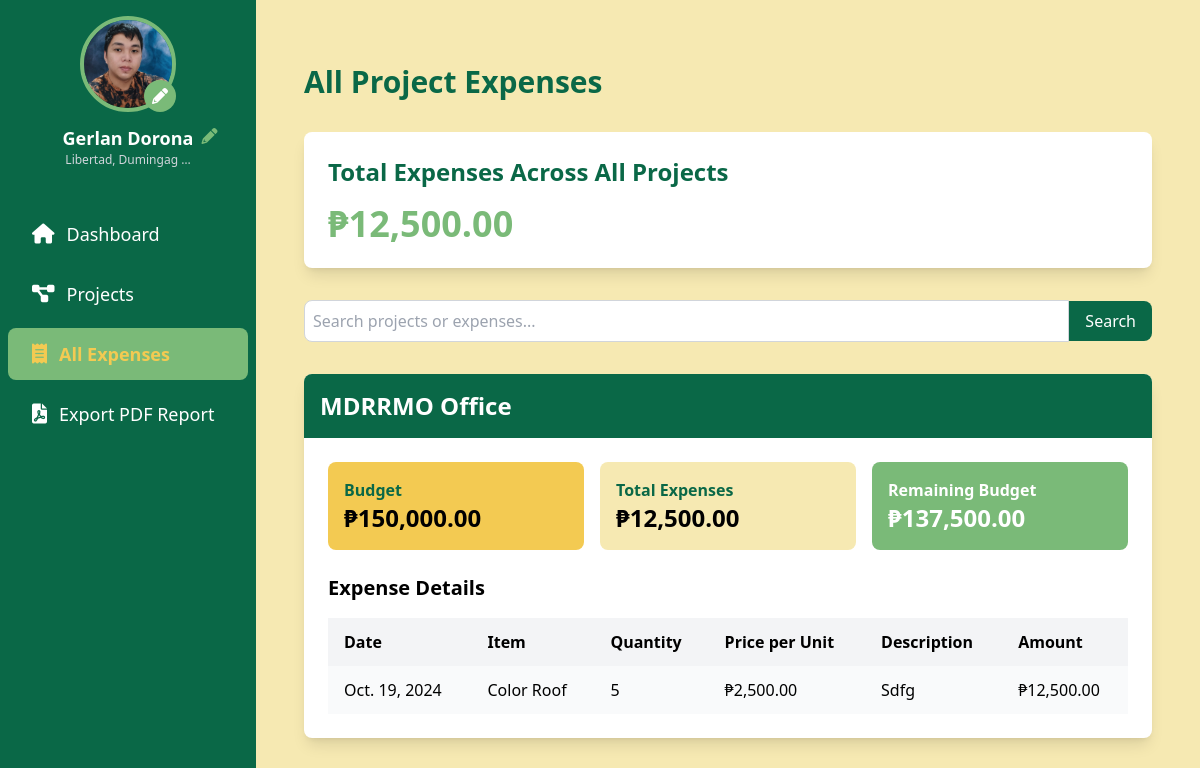
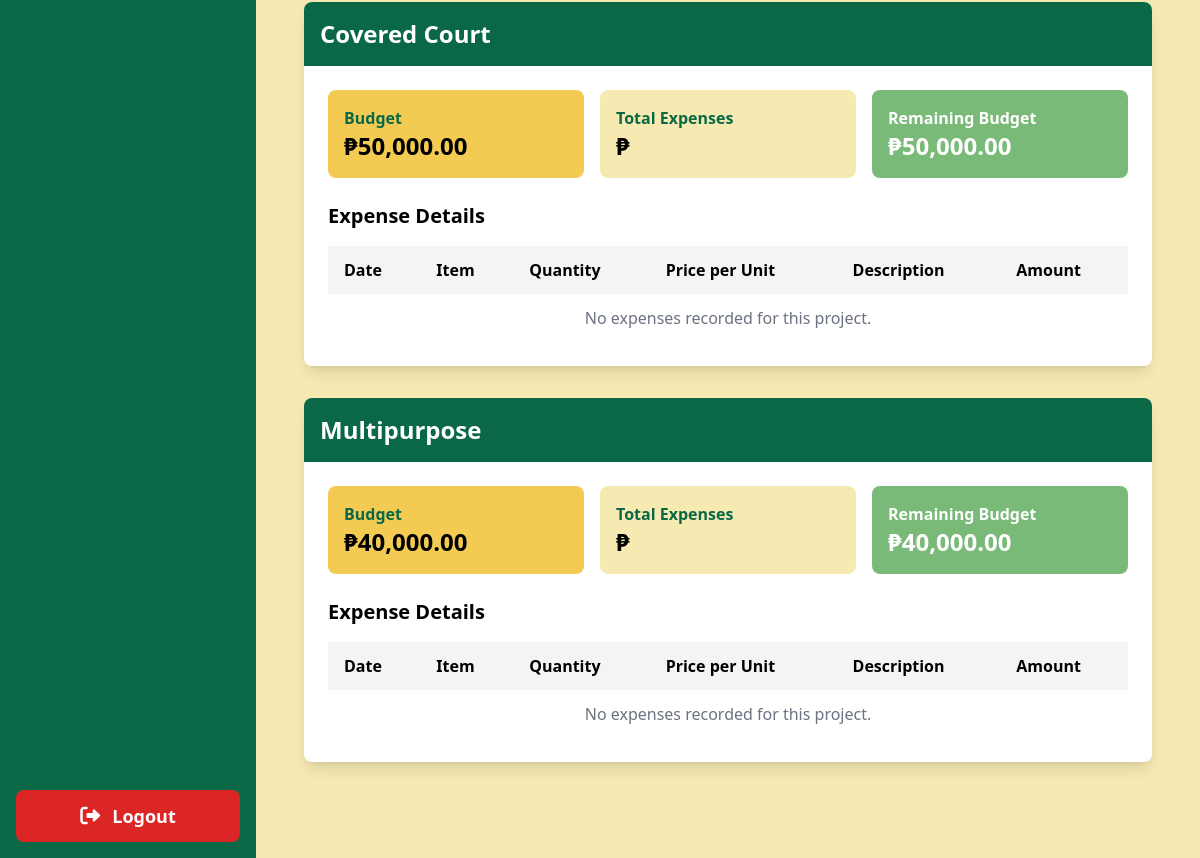
The page /expenses/ (signed in) on the database as committed earlier (2 pictures, top to bottom).
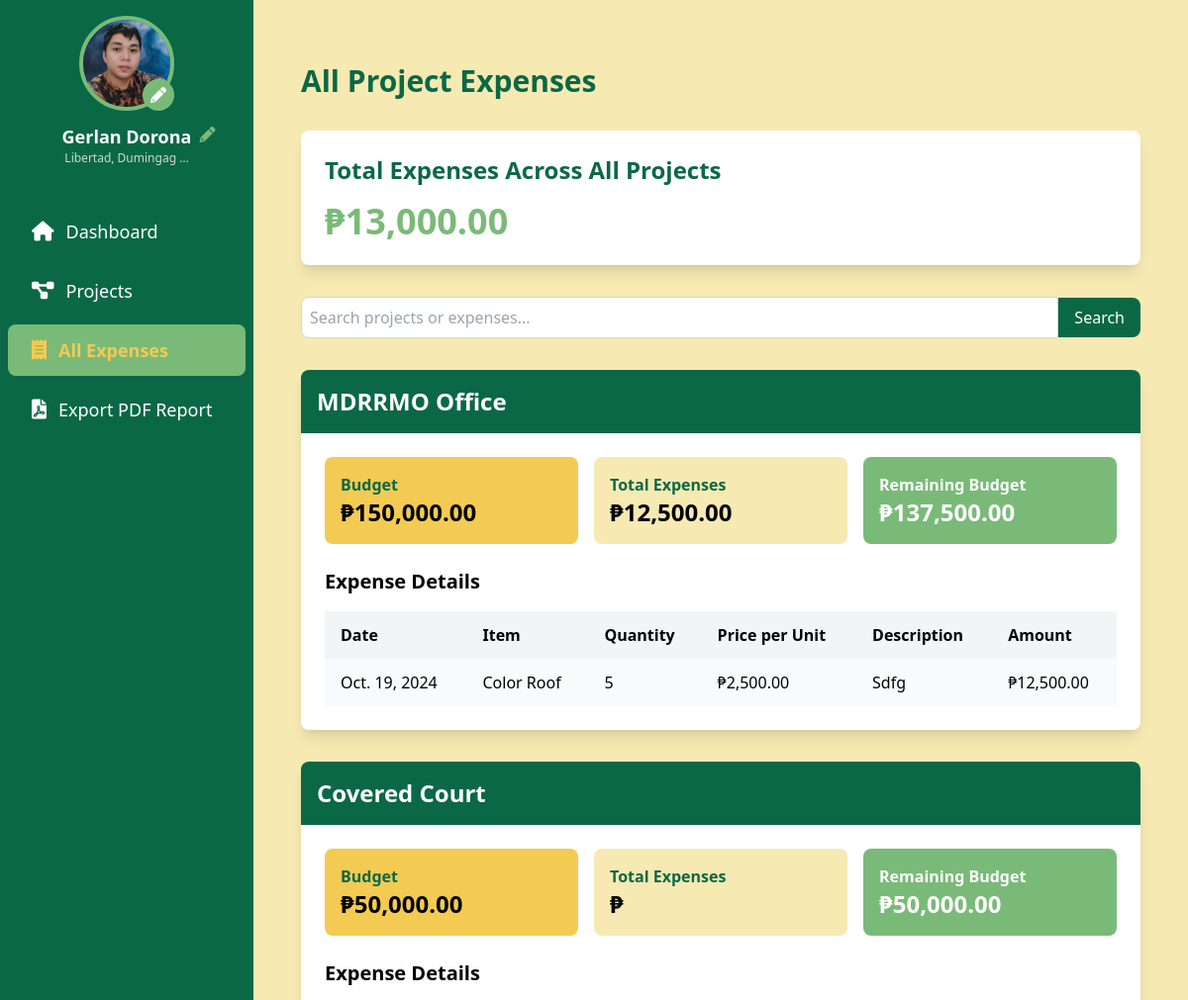
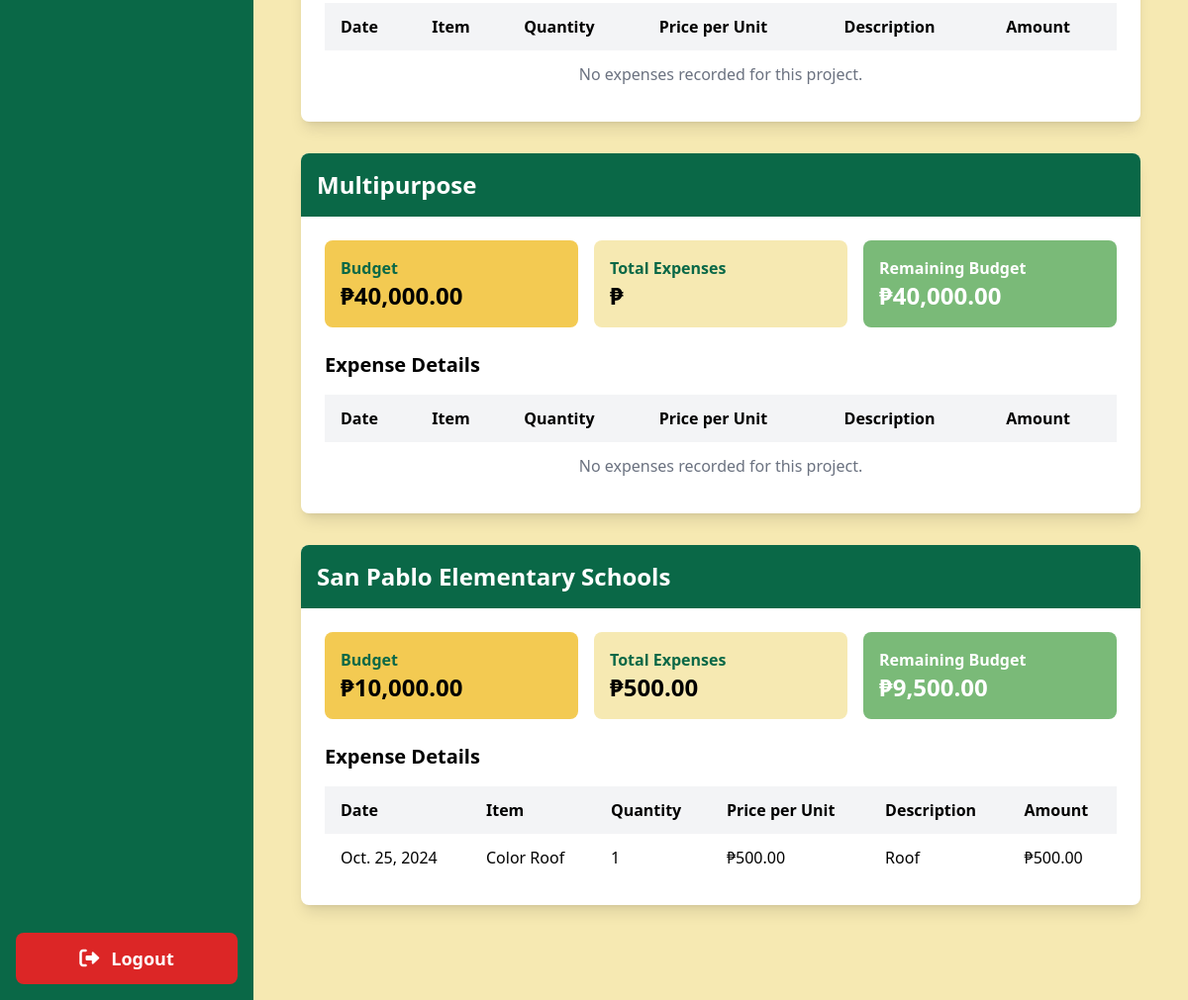
The same page on the database as committed later (2 pictures, top to bottom).
### sk_project/models.py (models this page shows, shortened)
class Project(models.Model):
    name = models.CharField(max_length=255)
    description = models.TextField()
    allocated_budget = models.DecimalField(max_digits=10, decimal_places=2, default=0)
    budget = models.DecimalField(max_digits=10, decimal_places=2)
    main_budget = models.ForeignKey(MainBudget, related_name='projects', on_delete=models.SET_NULL, null=True)
    chairman = models.ForeignKey(User, related_name='projects', on_delete=models.CASCADE)
    start_date = models.DateField()
    end_date = models.DateField()
    created_at = models.DateTimeField(auto_now_add=True)
    updated_at = models.DateTimeField(auto_now=True)
    class Meta:
        ordering = ['start_date']
    @property
    def remaining_budget(self):
        total_expenses = self.expenses.aggregate(total=models.Sum('amount'))['total'] or 0
        return self.budget - total_expenses

class Expense(models.Model):
    project = models.ForeignKey(Project, related_name='expenses', on_delete=models.CASCADE)
    item_name = models.CharField(max_length=255)
    price_per_unit = models.DecimalField(max_digits=10, decimal_places=2, default=0.00)
    quantity = models.PositiveIntegerField(default=1)
    description = models.TextField()
    amount = models.DecimalField(max_digits=10, decimal_places=2)
    date_incurred = models.DateField()
    created_at = models.DateTimeField(auto_now_add=True)
    updated_at = models.DateTimeField(auto_now=True)
    class Meta:
        ordering = ['date_incurred']

### sk_project/views.py (the view)
# urls.py: path('expenses/', views.all_expenses, name='all_expenses'),
@login_required
def all_expenses(request):
    total_expenses = Project.objects.filter(chairman=request.user).aggregate(total=models.Sum('expenses__amount'))['total'] or 0
    projects = Project.objects.filter(chairman=request.user).annotate(
    total_expenses=models.Sum('expenses__amount')
    )
    search_query = request.GET.get('search', '')
    if search_query:
        projects = projects.filter(
            Q(name__icontains=search_query) |
            Q(expenses__item_name__icontains=search_query) |
            Q(expenses__description__icontains=search_query)
        ).distinct()
    context = {
        'projects': projects,
        'total_expenses': total_expenses,
        'search_query': search_query,
    }
    return render(request, 'all_expenses.html', context)

### templates/all_expenses.html (shortened to what the changed rows need)
{% extends 'base.html' %}
{% load humanize %}
{% block content %}
    <div class="container mx-auto px-4 py-8">
        <h1 class="text-3xl font-bold text-tertiary mb-8">All Project Expenses</h1>
        <div class="bg-white rounded-lg shadow-lg p-6 mb-8">
            <h2 class="text-2xl font-semibold text-tertiary mb-4">Total Expenses Across All Projects</h2>
            <p class="text-4xl font-bold text-quaternary">₱{{ total_expenses|floatformat:2|intcomma }}</p>
        </div>
        {% for project in projects %}
            <div class="bg-white rounded-lg shadow-lg overflow-hidden mb-8 transition-all duration-300 hover:shadow-xl">
                <div class="bg-tertiary text-white p-4">
                    <h2 class="text-2xl font-semibold">{{ project.name }}</h2>
                </div>
                <div class="p-6">
                    <div class="grid grid-cols-1 md:grid-cols-3 gap-4 mb-6">
                        <div class="bg-primary rounded-lg p-4 transition-all duration-300 hover:shadow-md">
                            <p class="font-semibold text-tertiary">Budget</p>
                            <p class="text-2xl font-bold">₱{{ project.budget|floatformat:2|intcomma }}</p>
                        </div>
                        <div class="bg-secondary rounded-lg p-4 transition-all duration-300 hover:shadow-md">
                            <p class="font-semibold text-tertiary">Total Expenses</p>
                            <p class="text-2xl font-bold">₱{{ project.total_expenses|floatformat:2|intcomma }}</p>
                        </div>
                        <div class="bg-quaternary rounded-lg p-4 transition-all duration-300 hover:shadow-md">
                            <p class="font-semibold text-white">Remaining Budget</p>
                            <p class="text-2xl font-bold text-white">₱{{ project.remaining_budget|floatformat:2|intcomma }}</p>
                        </div>
                    </div>
                    <h3 class="text-xl font-semibold mb-4">Expense Details</h3>
                    <div class="overflow-x-auto">
                        <table class="min-w-full bg-white">
                            <thead class="bg-gray-100">
                                <tr>
                                    <th class="py-3 px-4 text-left">Date</th>
                                    <th class="py-3 px-4 text-left">Item</th>
                                    <th class="py-3 px-4 text-left">Quantity</th>
                                    <th class="py-3 px-4 text-left">Price per Unit</th>
                                    <th class="py-3 px-4 text-left">Description</th>
                                    <th class="py-3 px-4 text-left">Amount</th>
                                </tr>
                            </thead>
                            <tbody>
                                {% for expense in project.expenses.all %}
                                    <tr class="{% cycle 'bg-gray-50' 'bg-white' %} hover:bg-gray-100 transition-colors duration-200">
                                        <td class="py-3 px-4">{{ expense.date_incurred }}</td>
                                        <td class="py-3 px-4">{{ expense.item_name }}</td>
                                        <td class="py-3 px-4">{{ expense.quantity }}</td>
                                        <td class="py-3 px-4">₱{{ expense.price_per_unit|floatformat:2|intcomma }}</td>
                                        <td class="py-3 px-4">{{ expense.description }}</td>
                                        <td class="py-3 px-4">₱{{ expense.amount|floatformat:2|intcomma }}</td>
                                    </tr>
                                {% empty %}
                                    <tr>
                                        <td colspan="6" class="py-3 px-4 text-center text-gray-500">No expenses recorded for this project.</td>
                                    </tr>
                                {% endfor %}
                            </tbody>
                        </table>
                    </div>
                </div>
            </div>
        {% empty %}
            <p class="text-center text-gray-500 text-lg">No projects found. Start by creating your first project!</p>
        {% endfor %}
    </div>
{% endblock %}

Rows that differ between the two databases and show on the page:
added Project: name "San Pablo Elementary Schools", budget "10,000.00", total_expenses "500.00", remaining_budget "9,500.00"
added Expense: date_incurred "Oct. 25, 2024", item_name "Color Roof", quantity "1", price_per_unit "500.00", description "Roof", amount "500.00", shown under "San Pablo Elementary Schools"
Other text that changed with them:
{{ total_expenses|floatformat:2|intcomma }}: "12,500.00" → "13,000.00"
